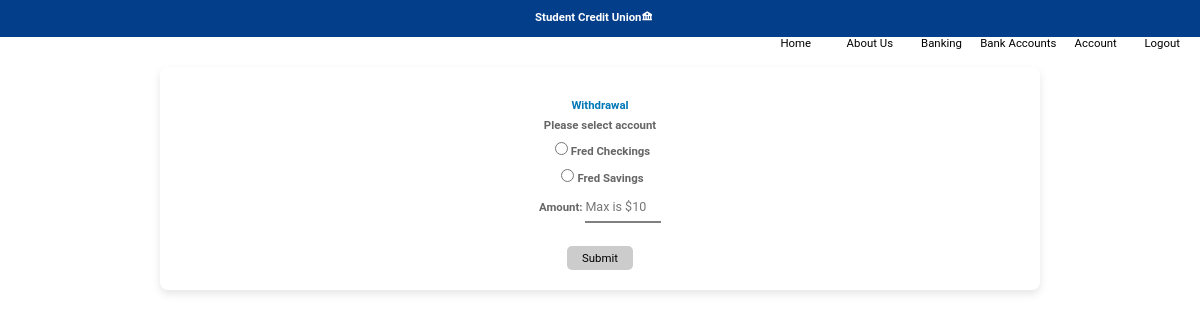
Screenshot of /withdrawMoney.php (signed in) with the database file from the repository.
### tables this page shows
CREATE TABLE `bank_info` (
  `bankID` varchar(10) NOT NULL,
  `address` varchar(50) DEFAULT NULL,
  `city` varchar(20) DEFAULT NULL,
  `zip` int(10) DEFAULT NULL,
  `phone` varchar(20) NOT NULL,
  `routing` int(10) NOT NULL,
  `bank_name` varchar(20) DEFAULT NULL,
  PRIMARY KEY (`bankID`)
);

CREATE TABLE `account` (
  `uid` varchar(50) DEFAULT NULL,
  `type` varchar(20) NOT NULL,
  `balance` decimal(20,2) NOT NULL,
  `accnum` int(20) NOT NULL,
  `accname` varchar(40) DEFAULT NULL,
  `status` tinyint(1) DEFAULT 1,
  PRIMARY KEY (`accnum`),
  KEY `uid` (`uid`),
  CONSTRAINT `account_ibfk_1` FOREIGN KEY (`uid`) REFERENCES `bank_user` (`uid`) ON DELETE CASCADE ON UPDATE CASCADE
);

### withdrawMoney.php (the view, shortened to what this page needs)
<?php
    include_once("header.php");
    include_once 'includes/dbms.inc.php';
    $uid=$_SESSION['uid'] ?? null;
?>
<html>
<section id = "chosen_account" class = "chosen_account">
<body>
<div class="b" style="text-align:center" style="line-height:0.5cm" style="margin-bottom:0" style="margin-top:0" style="padding:0">
<h2 style='margin-bottom:-2%;'> Withdrawal </h2><br>
<form method="POST" action= "withdrawMoney.php">
<?php
    $query = $connection->prepare("SELECT balance, accname, accnum FROM account WHERE uid = ?");
    $query->execute([$uid]);
    $rows = $query->fetchAll(PDO::FETCH_ASSOC);
    if(!$rows){
     echo "<label> No Checkings or Savings accounts found </label>";
    }
    else{
     echo "<label> Please select account </label>";
     echo"<div style='display:flex;flex-direction:column;align-items;center;'>";
     foreach($rows as $row){
            $accname = $row["accname"];
            echo"<label ><input type='radio' name='accname' value=$accname>$accname</label>";
        }
    echo"</div>";
       echo "<label>Amount: <input style ='font-family: inherit;
  width: 9%;
  border: 0;
  border-bottom: 2px solid gray;
  outline: 0;
  font-size: 1.1rem;
  color: black;
  padding: 7px 0;
  background: transparent;
  transition: border-color 0.2s;' type='number' id='withdraw_amount' name='amount'  max='10000' min='1' placeholder='Max is $10k' checked='selected_account'></label>";
     echo "<br>";
        echo "<input type='submit'name='submit'>";
    }
?>
    </div>
</section>
</body>
</html>

### header.php (shortened to what this page needs)
<?php
require_once "includes/dbms.inc.php";
$query = $connection->prepare("select * from bank_info");
$query->execute();
$row = $query->fetch(PDO::FETCH_ASSOC);
?>
<!DOCTYPE html>
<html lang="en">
<head>
    <link href='https://unpkg.com/boxicons@2.1.4/css/boxicons.min.css' rel='stylesheet'>
    <link rel="stylesheet" href="css/style.css">
</head>
<body>
    <nav>
        <div style="margin-right:1%;" class="wrapper">
        <h2><?php echo $row['bank_name'];?><i class='bx bxs-bank'></i></h2>
            <ul>
<?php
if (isset($_SESSION['id'])) {
    echo "<li style='display: flex;
    justify-content: space-evenly;
    padding: 0;
    margin: 0;'><a href='logout.php'>Logout</a></li>";
    echo "<li style='display: flex;
    justify-content: space-evenly;
    padding: 0;
    margin: 0;'><a href='account.php'>Account</a></li>";
    echo "<li style='display: flex;
    justify-content: space-evenly;
    padding: 0;
    margin: 0; margin-left:-3vh;'><a href='bankAccount.php'>Bank Accounts</a></li>";
    echo "<li style='display: flex;
    justify-content: space-evenly;
    padding: 0;
    margin: 0;'><a href='banking.php'>Banking</a></li>";
    echo "<li style='display: flex;
    justify-content: space-evenly;
    padding: 0;
    margin: 0;'><a href='aboutUs.php'> About Us</a></li>";
}
?>
                <li style="display: flex;
    justify-content: space-evenly;
    padding: 0;
    margin: 0;"><a href="index.php">Home</a></li>
            </ul>
        </div>
    </nav>

### css/style.css (style rules this page uses)
* { font-family: 'Roboto', sans-serif; font-size:0.95vw; }
body { animation: fadeInAnimation ease 1s; animation-iteration-count: 1; animation-fill-mode: forwards; font-family: 'Roboto', sans-serif; margin: 0; padding: 0; background-color: #f4f4f9; }
.wrapper li { float: inline-end; display: flex; justify-content: space-evenly; padding: 0; margin: 0; }
.wrapper { text-align: right; border: solid 0.3em rgba(0, 0, 0, 0); border-width: thin; }
.wrapper a { text-wrap: nowrap; float: right; font-size: 100%; width: 30%; }
.wrapper h2 { text-align: center; color: white; }
body { color: black; background-color: white; }
ul { list-style-type: none; }
h2 { text-align: center; color: #333333; }
label { font-weight: bold; color: #666666; display: block; margin-bottom: 5px; }
nav, nav { background-color: #023e8a; text-align: center; }
nav a { color: black; margin: 0 15px; text-decoration: none; font-size: 1.2rem; }
section { max-width: 70%; margin: 30px auto; padding: 20px; background-color: white; border-radius : 8px; box-shadow: 0 4px 8px rgba(0, 0, 0, 0.1); }
h2 { color: #0077b6; }

### withdrawMoney.php (style rules this page uses)
input[type=submit] { padding:5px 15px; background:#ccc; border:0 none; cursor:pointer; -webkit-border-radius: 5px; border-radius: 5px; }
div.b { line-height: 1.6; }
body { padding:0; margin-bottom:0; margin-top:0; }

### rows the page displays
bank_info: bank_name "Student Credit Union"
account: accname "Fred Checkings"
account: accname "Fred Savings"
